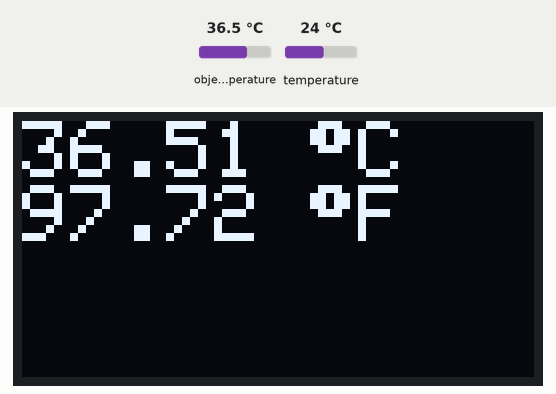
A sketch run on a simulated Arduino Uno, built with avr-gcc and run on an emulated ATmega328P. On the bench: 128×64 one-colour display. Inputs (shaded band) come from the test bench; at power-on: object temperature 36.5 °C, temperature 24 °C. What the sketch prints to the serial monitor is not drawn.

Above: at 1.2 s.
1.3 s: object temperature set to 39 °C
At 2.9 s:
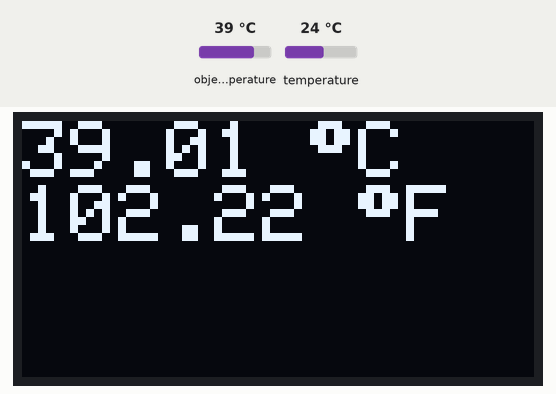
3.2 s: object temperature set to 20 °C
At 3.9 s:
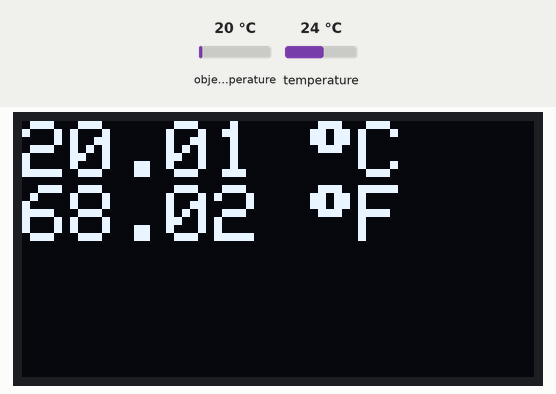
4.8 s: object temperature set to 26 °C
At 5.8 s:
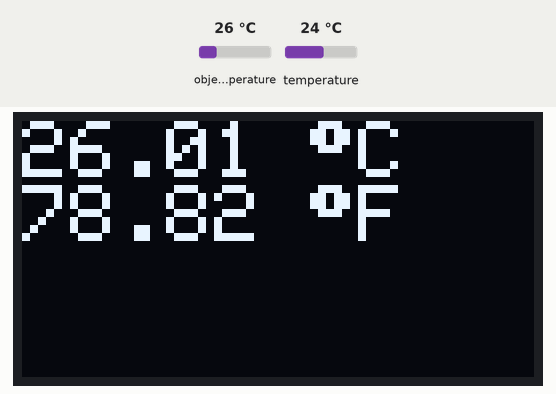
Timing chart, 0 to 7.8 s (numbered marks = the images above; inputs shaded):
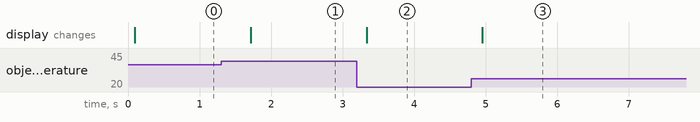

The sketch:

MLX90614.ino
```cpp
#include <SPI.h>
#include <Wire.h>
#include <Adafruit_GFX.h>
#include <Adafruit_SSD1306.h>
#include <Adafruit_MLX90614.h>

#define OLED_RESET 4
Adafruit_SSD1306 display1(OLED_RESET);
Adafruit_MLX90614 mlx = Adafruit_MLX90614();

void setup() {
  Serial.begin(9600);
  display1.begin(SSD1306_SWITCHCAPVCC, 0x3C);
  Serial.println("Adafruit MLX90614 test");
  mlx.begin();
}

void loop() {
  Serial.print("Ambient = "); Serial.print(mlx.readAmbientTempC());
  Serial.print("*C\tObject = "); Serial.print(mlx.readObjectTempC()); Serial.println("*C");
  Serial.print("Ambient = "); Serial.print(mlx.readAmbientTempF());
  Serial.print("*F\tObject = "); Serial.print(mlx.readObjectTempF()); Serial.println("*F");
  Serial.println();

  display1.setTextColor(WHITE); display1.clearDisplay();  display1.setCursor(0, 0);
  display1.setTextSize(2); display1.print(mlx.readObjectTempC()); display1.print(" "); display1.print((char)247); display1.print("C\n");
  display1.setTextSize(2); display1.print(mlx.readObjectTempF()); display1.print(" "); display1.print((char)247); display1.print("F");
  display1.display();

  delay(500);
}
```

Measured:
- after the input at 1.3 s, the display: changes after 0.41 s (image 1)
- after the input at 3.2 s, the display: changes after 0.14 s (image 2)
- after the input at 4.8 s, the display: changes after 0.15 s (image 3)
